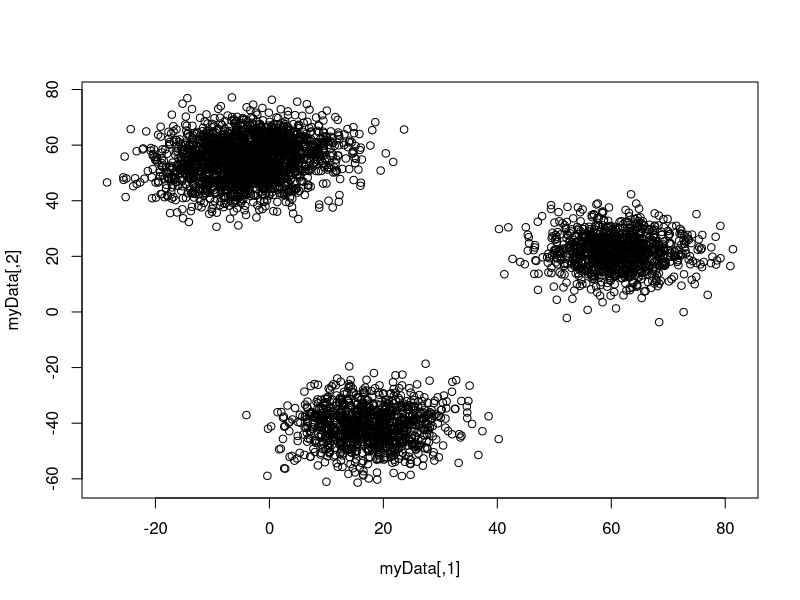
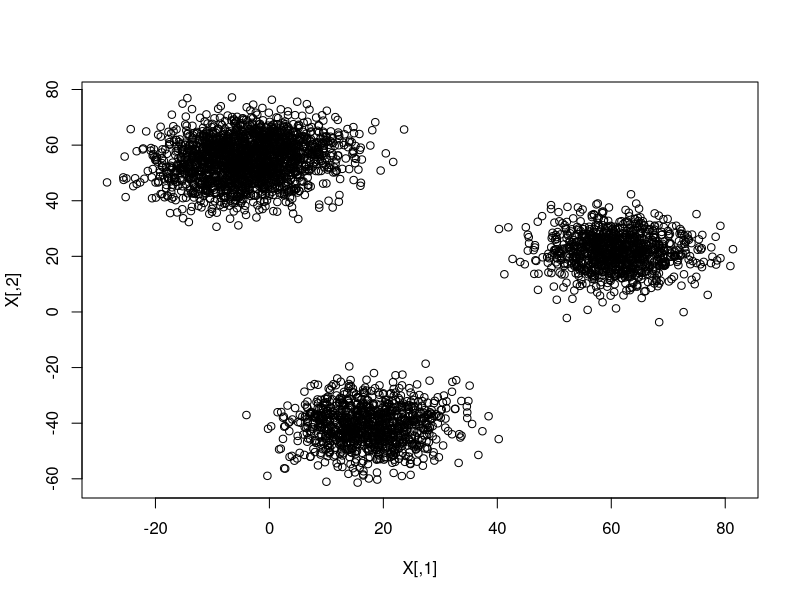

Reproduce these figures in R, in order. (Note: this script raises an error after producing the figures.)
#************************************
#**************EM by Sara Mohammadi**
#************************************

require(MASS)
require(mvtnorm)

# E step
E.step <- function(X, phi, N) {
    h <-with(phi, do.call(cbind,lapply(1:N, function(i)dmvnorm(X, mu[[i]], sig[[i]]))))
    h/rowSums(h)
}

# obtain the values of mu, sigma, and alpha that maximize the likelihood
M.step <- function(X, h, N) {
    covs <- lapply(1:N, function(i) cov.wt(X, h[,i]))
    mu <- lapply(covs, "[[", "center")
    sigma <- lapply(covs, "[[", "cov")
    alpha <- colMeans(h)
    list(mu = mu, sigma = sigma, alpha = alpha)
}

#log.likelihood
log.likelihood <- function(X, phi, N) {
    probab <- with(phi, do.call(cbind,lapply(1:N, function(i)alpha[i] * dmvnorm(X, mu[[i]], sigma[[i]]))))
    sum(log(rowSums(probab)))
}

#Plot current data and visualize clusters using contours
plot.em <- function(X, phi, N){
    xpts <- seq((rr <- range(X[,1]))[1], rr[2], length.out=50)
    ypts <- seq((rr <- range(X[,2]))[1], rr[2], length.out=50)
    plot(X)
    for(i in 1:N) {
        mixture.contour <-
            with(phi, outer(xpts,ypts,function(x,y)
                alpha[i]*dmvnorm(cbind(x,y),mean=mu[[i]],sigma=sig[[i]])))
        contour(xpts, ypts, mixture.contour, nlevels=5, col=i+1, add=TRUE, lwd=3)
    }
}

run.em <- function(X, N, plot = TRUE, sleep = 0.5, max.iter = 30, save=FALSE) {
    covs <- replicate(N, list(cov.wt(X[sample(nrow(X), 30),])))
    mu <- lapply(covs, "[[", "center")
    sig <- lapply(covs, "[[", "cov")
    alpha <- rep(1/N, N)
    phi <- list(mu = mu, sig = sig, alpha = alpha)
    for(i in 1:max.iter) {
        oldphi <- phi
        h <- E.step(X, phi, N)
        phi <- M.step(X, h, N)
        if(plot) {
            plot.em(X, phi, N)
            if(save) {
                dev.copy(jpeg, sprintf("output/em-%02d-clusters-%02d.jpg", N, i))
                dev.off()
            }
            Sys.sleep(sleep)
        }
        if((log.likelihood(X, phi, N) - log.likelihood(X, oldphi, N)) < 0.01)
            break
    }
    return(list(phi = phi, aic = 2*3*N - log.likelihood(X, phi, N)))
}


# Ex.

myData <- do.call(rbind, replicate(sample(5,1), list(rmvnorm(n=1000, rnorm(2, sd=30), diag(rgamma(2, 50))))))
plot(myData)

# Run EM for 1 to 6 clusters
(aics <- sapply(1:6, function(i) run.em(myData, i, sleep=0, max.iter=30)$aic))
which.min(aics)
nrow(myData)
(aics <- sapply(1:10, function(i) min(replicate(5, run.em(myData, i, sleep=0)$aic))))
which.min(aics)
nrow(myData)
